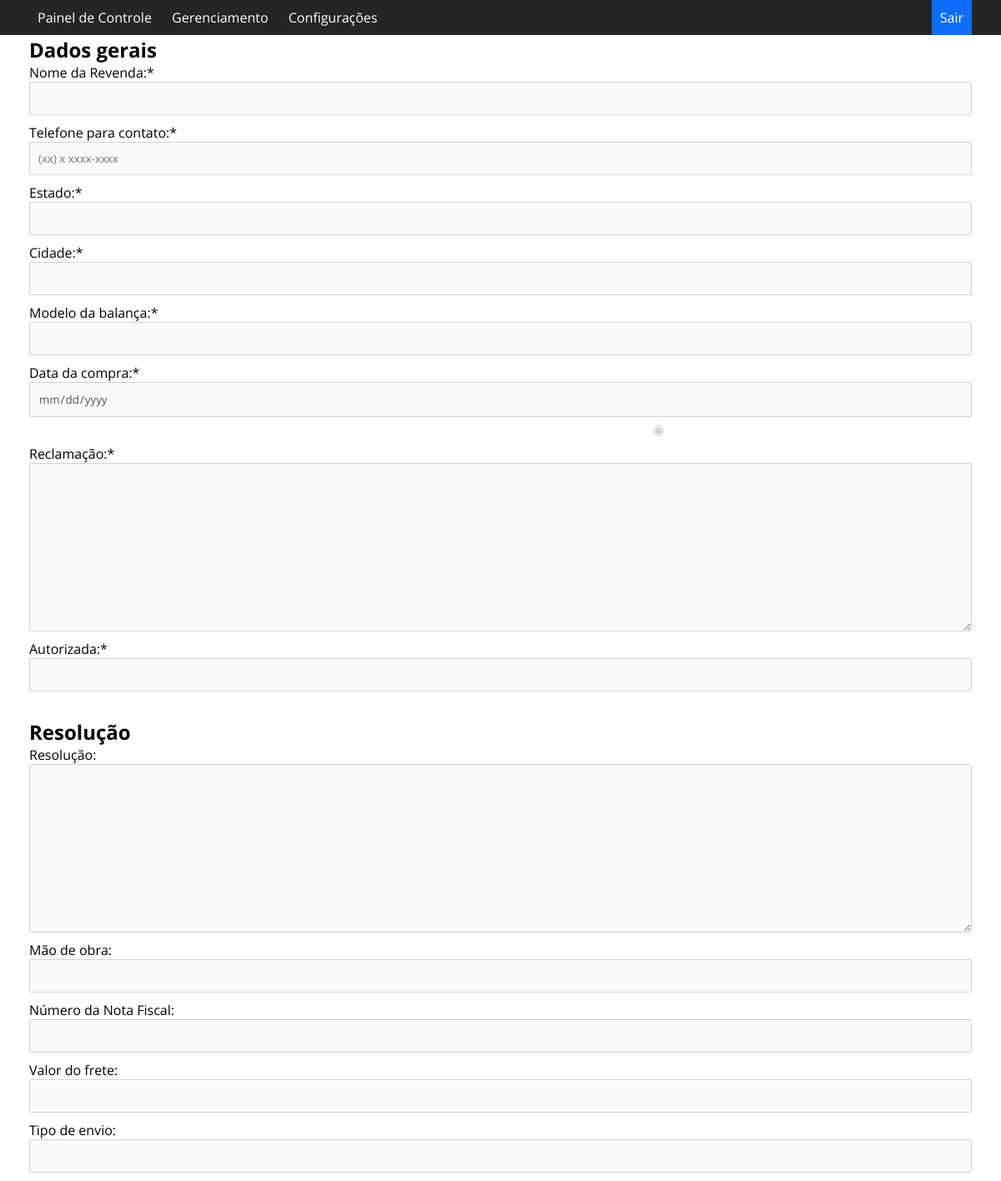
The app's page /verticket/3 (signed in), older data.
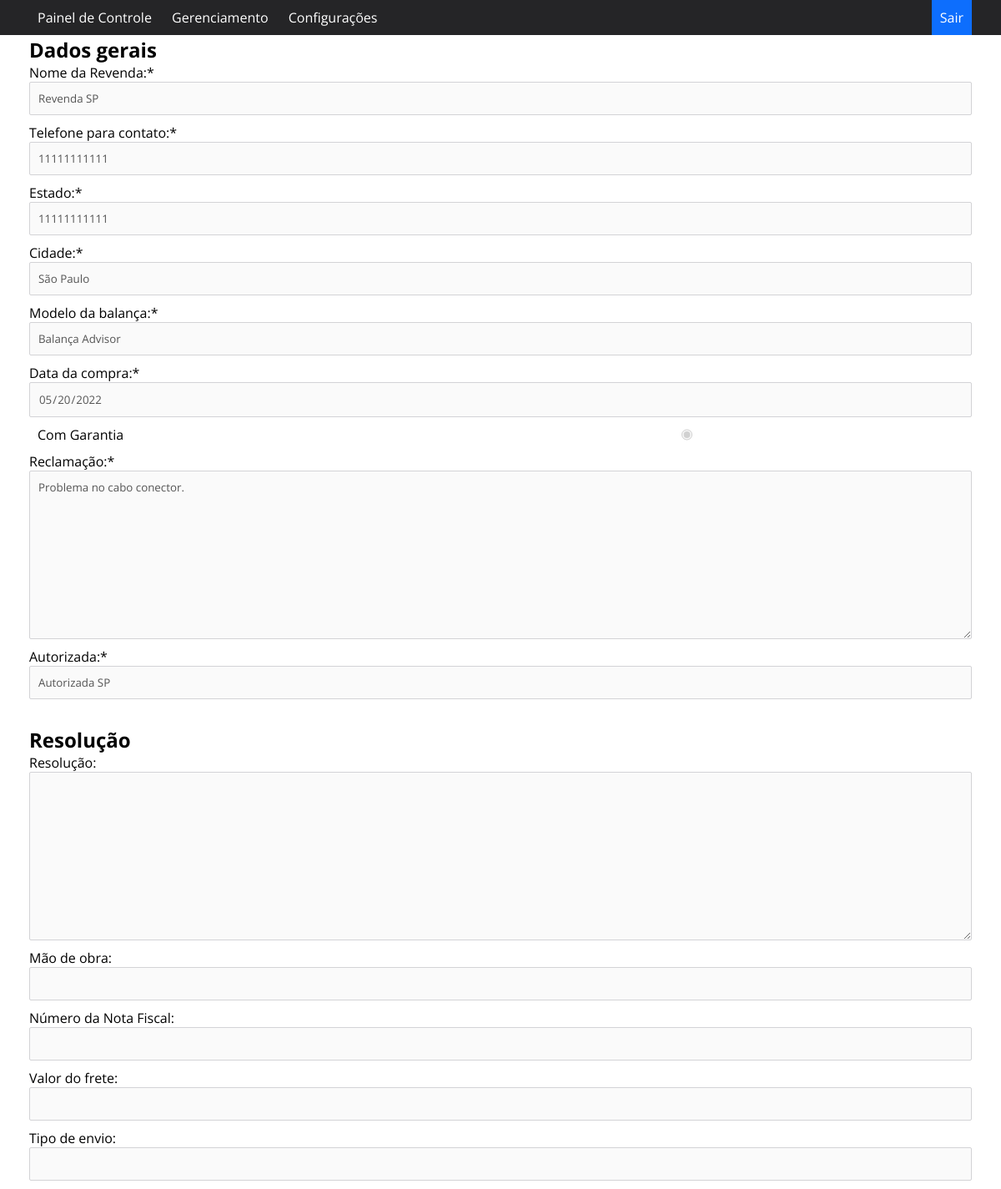
The same page, newer data.
### app.py (models this page shows, shortened)
class Ticket(db.Model):
    id = db.Column('id', Integer, primary_key=True, autoincrement=True)
    status = db.Column('status', String(60), nullable=False)
    revenda = db.Column('revenda', String(255), nullable=False)
    reclamacao = db.Column('reclamacao', String(500), nullable=False)
    dataabertura = db.Column('dataabertura', String(500), nullable=False)
    datafechamento = db.Column('datafechamento', String(60))
    modelo = db.Column('modelo', String(255), nullable=False)
    datacompra = db.Column('datacompra', Date, nullable=False)
    garantia = db.Column('garantia', String(60), nullable=False)
    resolucao = db.Column('resolucao', String(255), nullable=False)
    telefone = db.Column('telefone', String(60), nullable=False)
    estado = db.Column('estado', String(255), nullable=False)
    cidade = db.Column('cidade', String(255), nullable=False)
    autorizada = db.Column('autorizada', String(255), nullable=False)
    maodeobra = db.Column('maodeobra', Integer)
    notafiscal = db.Column('notafiscal', String(60))
    frete = db.Column('frete', Integer)
    envio = db.Column('envio', String(60))
    feedback = db.Column('feedback', String(100), nullable=False)
    usuario = db.Column('usuario', String(255), nullable=False)

### app.py (the view)
@app.route('/verticket/<int:id>', methods=['GET', 'POST'])
def verticket(id):
    if esta_logado():
        ticket = Ticket.query.get(id)
        return render_template('verticket.html', ticket=ticket)
    else:
        return redirect(url_for('index'))

### app.py (called while the page is built)
def esta_logado():
    print(logado)
    if logado:
        return True
    else:
        return False

### templates/verticket.html
{% extends "template.html" %}
{% block conteudo %}
    <h1>Ticket {{ticket.id}}</h1>
    <h2>Dados gerais</h2>
    <form name="verticket" class="form">
            <div class="form-group">
                <label for="revenda" class="label">Nome da Revenda:*</label>
                <input type="text" name="revenda" class="form-control" disabled value="{{ticket.revenda}}">
            </div>
            <div class="form-group">
                <label for="telefone" class="label">Telefone para contato:*</label>
                <input type="text" class="form-control" disabled maxlength="11" minlength="10" placeholder="(xx) x xxxx-xxxx" name="telefone" onkeypress="if (!isNaN(String.fromCharCode(window.event.keyCode))) return true; else return false;" value="{{ticket.telefone}}">
            </div>
            <div class="form-group">
                <label for="uf" class="label">Estado:*</label>
                <input type="text" name="uf" class="form-control" disabled value="{{ticket.telefone}}">
            </div>
            <div class="form-group">
                <label for="cidade" class="label">Cidade:*</label>
                <input type="text" name="cidade" class="form-control" disabled value="{{ticket.cidade}}">
            </div>
            <div class="form-group">
                <label for="modelo" class="label">Modelo da balança:*</label>
                <input type="text" name="modelo" class="form-control" disabled value="{{ticket.modelo}}">
            </div>
            <div class="form-group">
                <label for="datacompra" class="label">Data da compra:*</label>
                <input type="date" name="datacompra" class="form-control" disabled value="{{ticket.datacompra}}">
            </div>
            <div class="radiobutton">
                <label for="datacompra" class="label">{{ticket.garantia}}</label>
                <input type="radio" name="garantia" value="Com Garantia" required disabled="" checked>
            </div>
            <div class="form-group">
                <label for="reclamacao" class="label">Reclamação:*</label>
                <textarea name="reclamacao" id="reclamacao" class="form-control" cols="100" rows="10" maxlength="500" disabled>{{ticket.reclamacao}}</textarea>
            </div>
            <div class="form-group">
                <label for="autorizada" class="label">Autorizada:*</label>
                <input type="text" name="autorizada" class="form-control" disabled value="{{ticket.autorizada}}">
            </div>
    <br>
    <h2>Resolução</h2>
    <div class="form-group">
        <label for="resolucao" class="label">Resolução:</label>
        <textarea name="resolucao" id="resolucao" class="form-control" cols="100" rows="10" maxlength="500" disabled>{{ticket.resolucao}}</textarea>
    </div>
            <div class="form-group">
                <label for="maodeobra" class="label">Mão de obra:</label>
                <input type="number" name="maodeobra" class="form-control" value="{{ticket.maodeobra}}" disabled>
            </div>
            <div class="form-group">
                <label for="notafiscal" class="label">Número da Nota Fiscal:</label>
                <input type="text" name="notafiscal" class="form-control" value="{{ticket.notafiscal}}" disabled>
            </div>
            <div class="form-group">
                <label for="frete" class="label">Valor do frete:</label>
                <input type="text" name="frete" class="form-control" value="{{ticket.frete}}" disabled>
            </div>
            <div class="form-group">
                <label for="envio" class="label">Tipo de envio:</label>
                <input type="text" name="envio" class="form-control" value="{{ticket.envio}}" disabled>
            </div>
    </form>
{% endblock %}

Row changes from the older to the newer data that the page shows:
added Ticket: revenda "Revenda SP", telefone "11111111111", uf "11111111111", cidade "São Paulo", modelo "Balança Advisor", datacompra "05/20/2022", garantia "Com Garantia", reclamacao "Problema no cabo conector.", autorizada "Autorizada SP"
